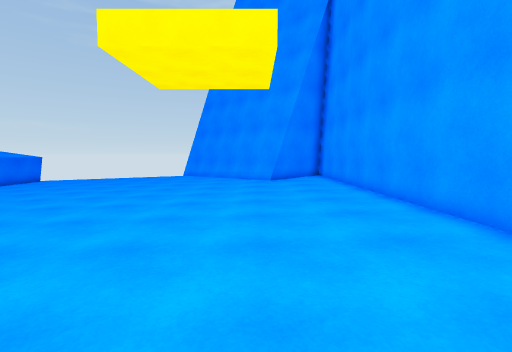
view 1 (above)

14 first-person views from a walk through a scene from a Unity 3-D project. The camera is 1.3 m above the floor, tilts 4° down and sees 85° across. The floor is counted in squares, 1 m on a side. Each view is taken from the middle of a square. On the plan, view 1 faces up. The plan holds only what a view shows up to about 13 squares ahead; the rest is blank. The place goes on beyond the plan.

view 2
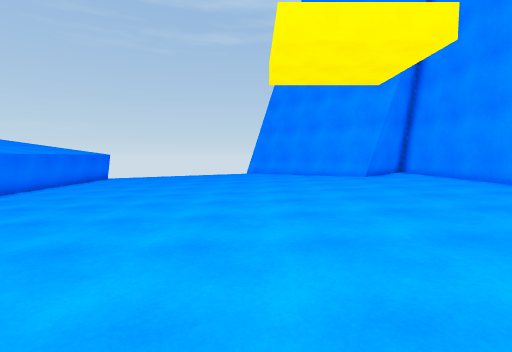

view 3
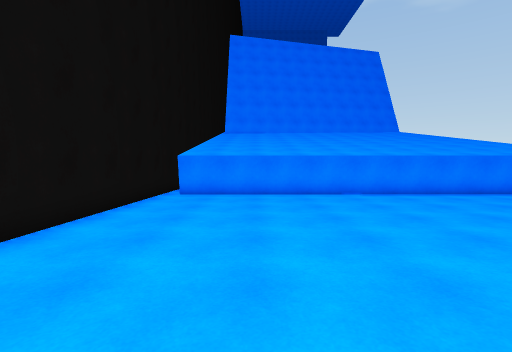

view 4
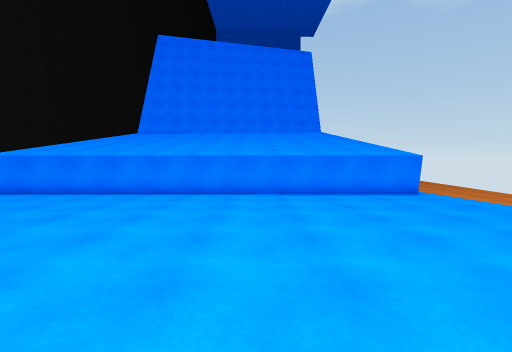

view 5
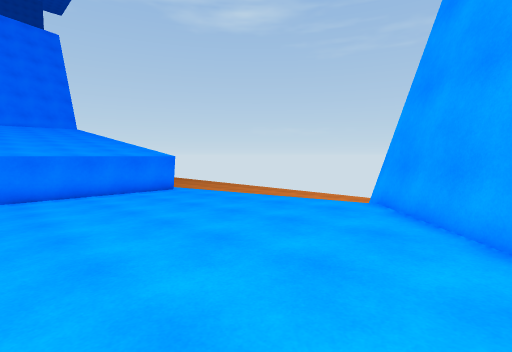

view 6
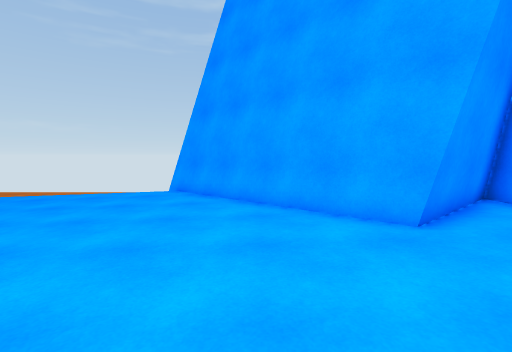

view 7
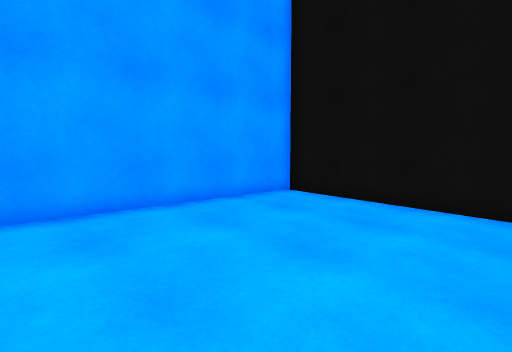

view 8
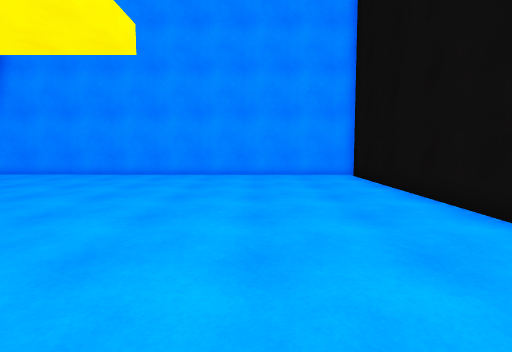

view 9
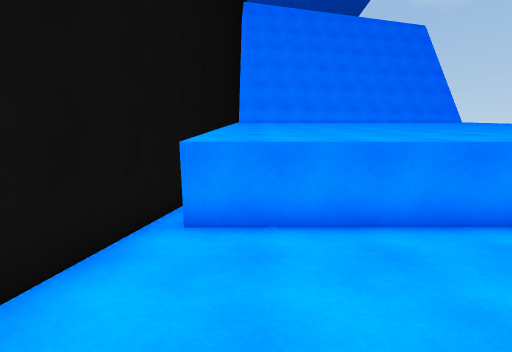

view 10
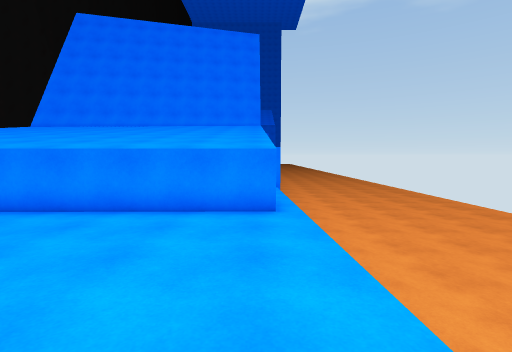

view 11
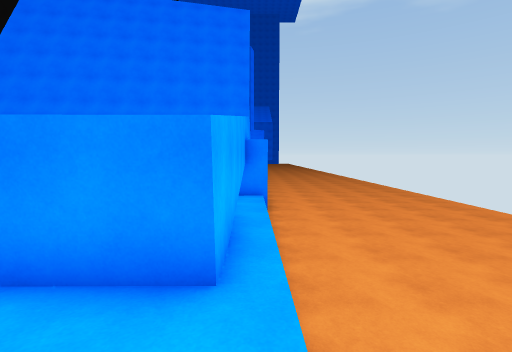

view 12
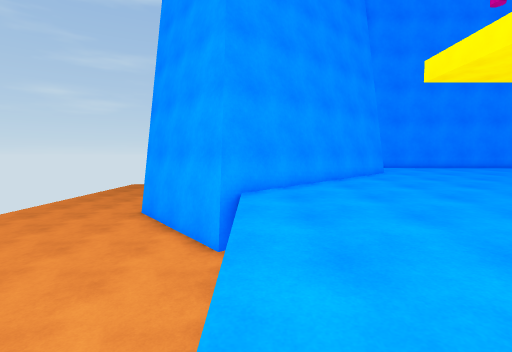

view 13
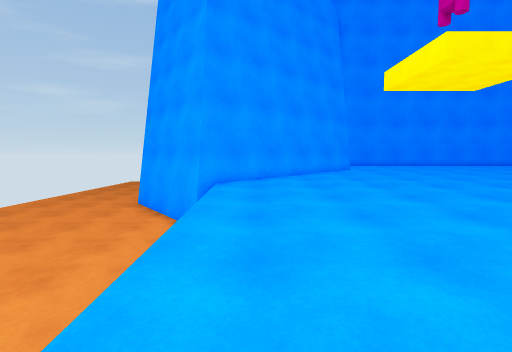

view 14
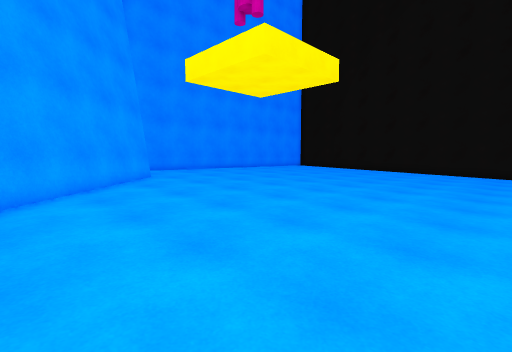

### Floor plan
Key: @ floor where view 1 was taken; # wall or solid block; . main floor; : floor 0.25 m higher than the main floor; - floor 0.25 m lower than the main floor; _ floor 0.5 m lower than the main floor; < floor 0.75 m lower than the main floor; ^ raised ledge; v drop or lower ground.
Columns run from 26 left of view 1 to 4 right of it. Each row starts with its distance up from view 1.
 24 vvvvvvvvvvvvvvvvvvvvvvv##
 23 vvvvvvvvvvvvvvvvvvvvvv##
 22 vvvvvvvvvvvv    vvvvv##
 21 #<_______-------.....##
 20 ##########^-----......##
 19           ^-----.......##
 18           ^-----.......:##
 17           ^-----.......::##  ##
 16           ^-----.......:::#####
 15           ^-----.......::::##:#
 14           ^-----.......:::::::#
 13           ^-----.......:::::::#
 12           ^-----.......:::::::#
 11           ^-----.......:::::::#
 10           ^-----.......:::::::#
  9           ^-----.......:::::::#
  8           ^-----.......:::::::#
  7           ^-----.......:::::::#
  6           ^-----.......:::::::#
  5           ^-----.......:::::::#
  4           ^-----.......:::::::#
  3           ^-----.......:::::::#
  2           ^-----.......:::::::#
  1           ^-----.......:::::::#
  0         _-------.... ..:::@:::#
 -1        ############   #########

Positions as (right, up) in squares from view 1, and headings:
1: (0, 0), facing up
2: (-5, 0), facing up
3: (-3, 4), facing left
4: (-3, 13), facing left
5: (-2, 13), facing up-left
6: (-2, 10), facing up
7: (-2, 7), facing down-right
8: (-9, 4), facing right
9: (-10, 2), facing left
10: (-8, 20), facing left
11: (-13, 21), facing left
12: (-13, 21), facing right
13: (-15, 20), facing right
14: (-11, 20), facing down-right
